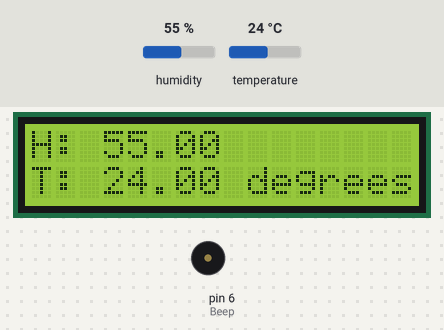
Recording of a sketch running on a simulated Arduino Uno, built with avr-gcc and run on an emulated ATmega328P. On the bench: 16×2 character LCD, buzzer (waves = sounding). Wiring (inferred from the names in the program): DHT11 sensor: data pin 7. Inputs (shaded band) come from the test bench; at power-on: humidity 55 %, temperature 24 °C.

Above: at 3.2 s.
3.3 s: humidity set to 89 %
At 6.1 s:
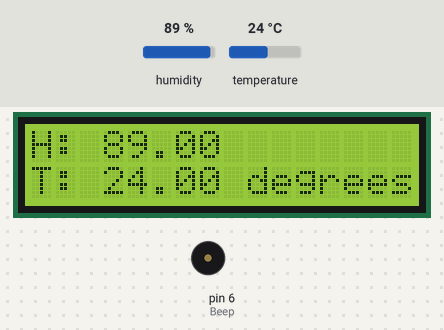
9.5 s: humidity set to 92 %
At 13.0 s:
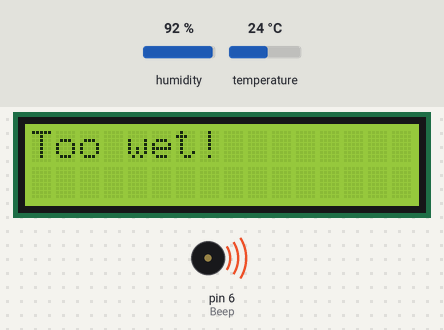
15.7 s: temperature set to 12 °C
At 18.2 s:
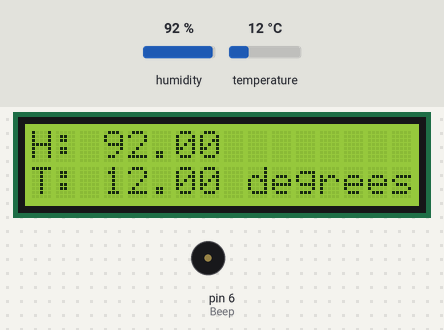
21.3 s: temperature set to 19 °C
At 23.4 s:
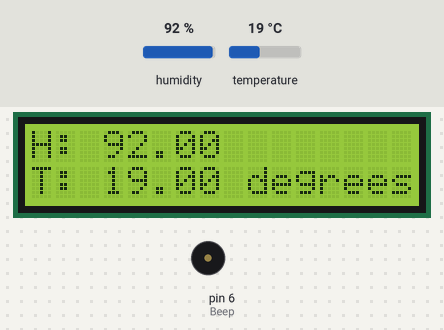
Timing chart, 0 to 24.9 s (numbered marks = the images above; inputs shaded):
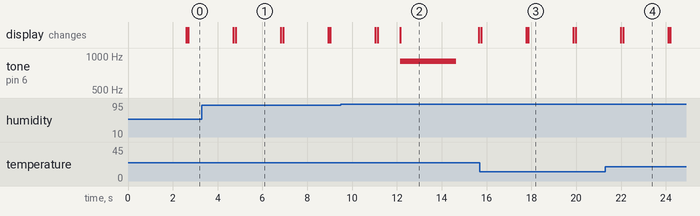

The sketch:

measurementTemHum.ino
```cpp
#include <LiquidCrystal.h>
#include<DHT.h>
#define RS 12
#define Enable 11
#define d4 5
#define d5 4
#define d6 3
#define d7 2
#define Beep 6
#define DHTPIN 7
#define DHTTYPE DHT11

DHT Dht(DHTPIN, DHTTYPE);
LiquidCrystal lcd(RS, Enable, d4, d5, d6, d7);
bool flag = false;

void setup() {
  // put your setup code here, to run once:
  lcd.begin(16, 2);
  Dht.begin();
  Serial.begin(9600);
  lcd.print("hello, world!");
  delay(2000);
}
void loop() {
  // put your main code here, to run repeatedly:
  float t = Dht.readTemperature();
  float h = Dht.readHumidity();
  lcd.clear();
  delay(100);
  lcd.setCursor(0, 0);
  lcd.print("H: ");
  lcd.print(h);
  lcd.setCursor(0, 1);
  lcd.print("T: ");
  lcd.print(t);
  lcd.print(" degrees");
  delay(1000);
  if(!flag){
    if(t >= 33 && h > 90){
      lcd.clear();
      lcd.setCursor(0, 0);
      lcd.print("Too hot! Too wet!");
      flag = true;
      tone(Beep, 2500);
      delay(3000);
      noTone(Beep);
    }
    else if(t >= 33){
      lcd.clear();
      lcd.setCursor(0, 0);
      lcd.print("Too hot!");
      flag = true;
      tone(Beep, 900);
      delay(2500);
      noTone(Beep);
    }
    else if(h > 90){
      lcd.clear();
      lcd.setCursor(0, 0);
      lcd.print("Too wet!");
      flag = true;
      tone(Beep, 900);
      delay(2500);
      noTone(Beep);
    }
  }
  delay(480);
}
```

Measured:
- the behaviour switches between 90 and 91 % on humidity (found by bisection; images 1 and 2)
- after the input at 3.3 s, the display: first differs from a run without the input after 1.5 s (image 1)
- after the input at 9.5 s, tone on pin 6 (Beep): silent → 900 Hz after 2.6 s, → silent 2.5 s later; the display: first differs from a run without the input after 1.6 s (image 2 shows a later state)
- after the input at 15.7 s, the display: first differs from a run without the input after 2.2 s (image 3)
- after the input at 21.3 s, the display: first differs from a run without the input after 0.79 s (image 4)
- what the display in image 1 shows lasts 2.0 s, from 4.8 s to 6.8 s
- what the display in image 2 shows lasts 3.6 s, from 12.1 s to 15.7 s
